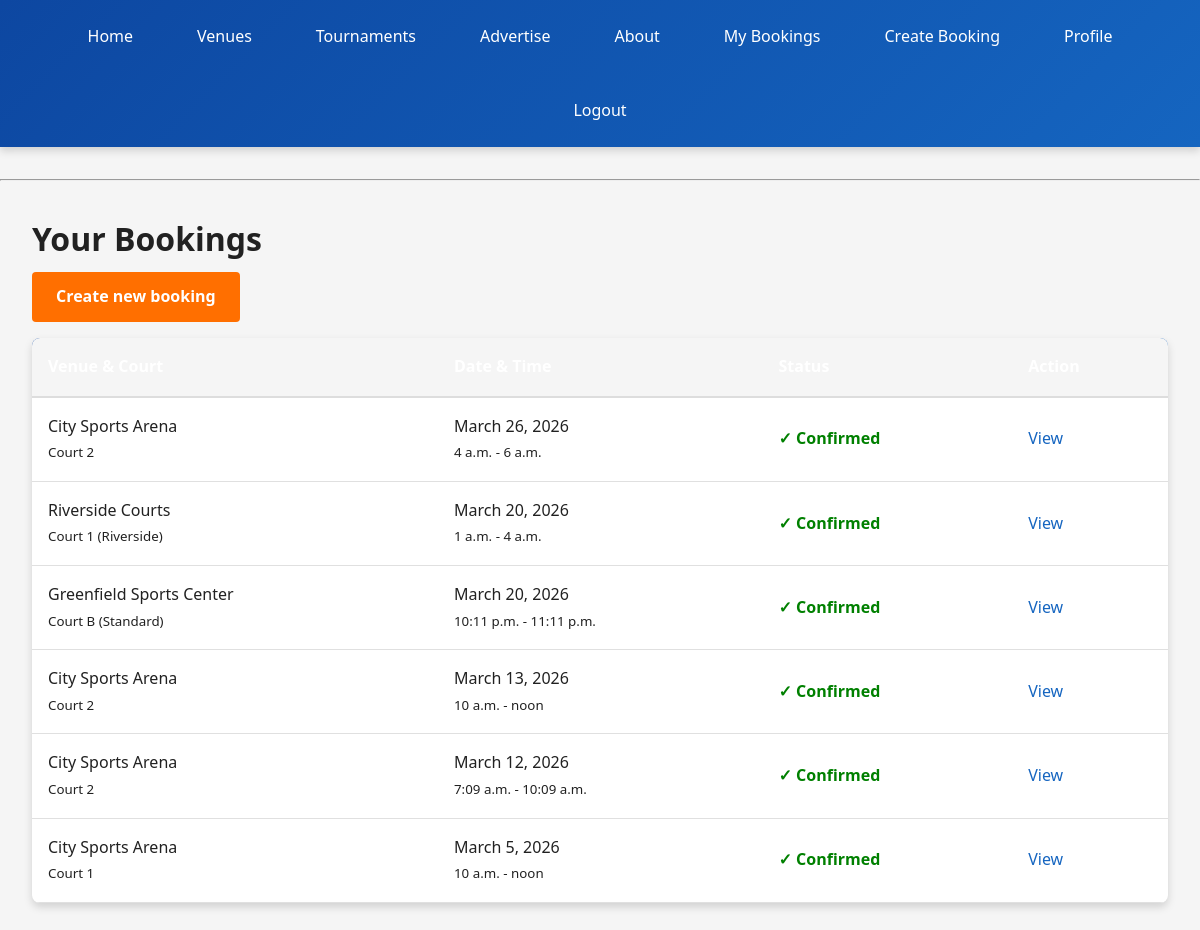
The app's page /booking/ (signed in), older data.
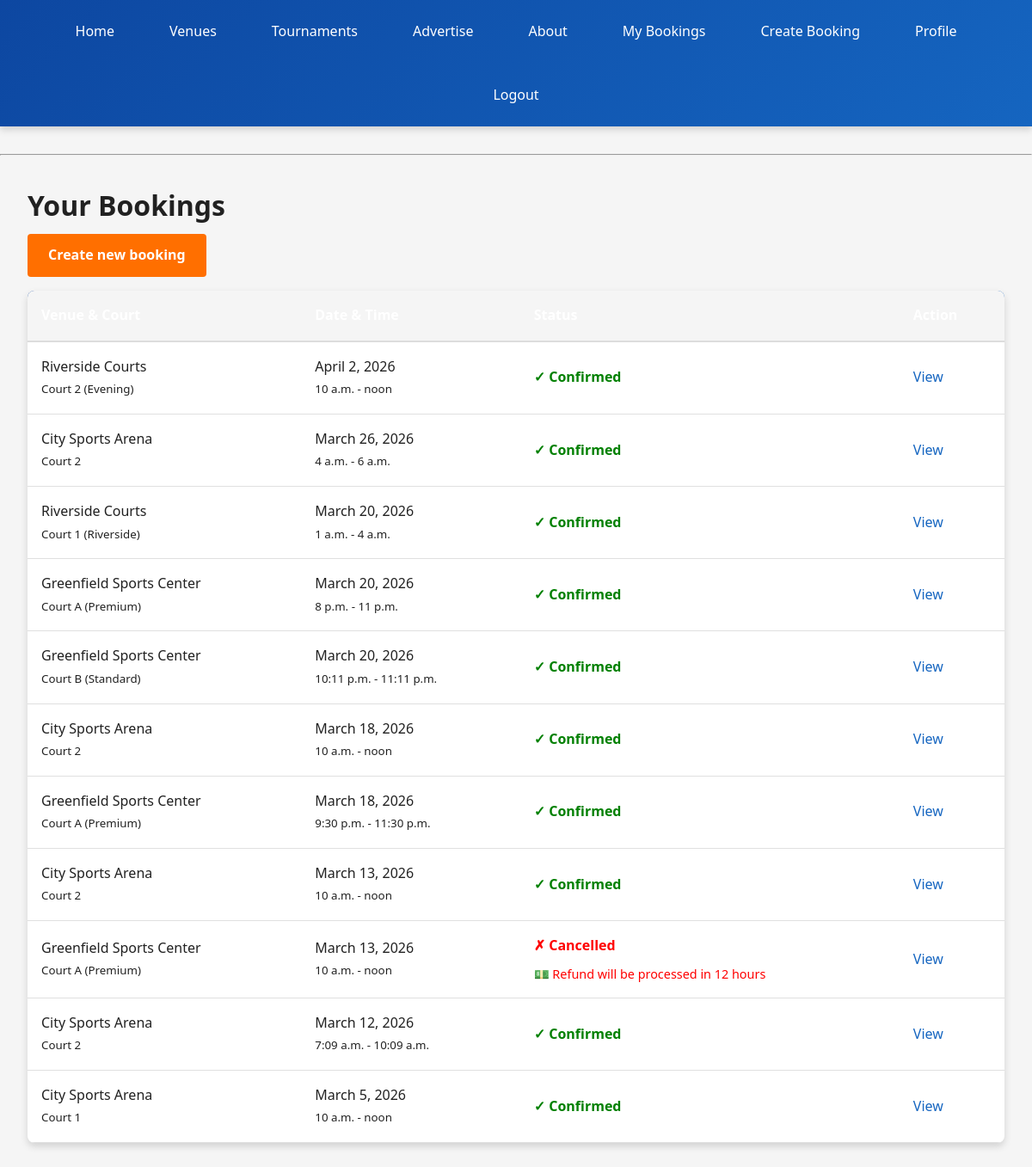
The same page, newer data.
### booking/models.py (models this page shows, shortened)
class Booking(models.Model):
    STATUS_CHOICES = (
        ('confirmed', 'Confirmed'),
        ('cancelled', 'Cancelled'),
        ('pending', 'Pending'),
        ('completed', 'Completed'),
    )
    user = models.ForeignKey(settings.AUTH_USER_MODEL, related_name='bookings', on_delete=models.CASCADE)
    court = models.ForeignKey(Court, related_name='bookings', on_delete=models.CASCADE)
    date = models.DateField()
    start_time = models.TimeField()
    end_time = models.TimeField()
    number_of_players = models.PositiveIntegerField(default=8)
    total_price = models.DecimalField(max_digits=10, decimal_places=2, default=0)
    status = models.CharField(max_length=20, choices=STATUS_CHOICES, default='pending')
    notes = models.TextField(blank=True)
    created_at = models.DateTimeField(auto_now_add=True)
    updated_at = models.DateTimeField(auto_now=True)
    class Meta:
        ordering = ['-date', 'start_time']
        unique_together = ('court', 'date', 'start_time', 'status')

class Court(models.Model):
    venue = models.ForeignKey(Venue, related_name='courts', on_delete=models.CASCADE)
    name = models.CharField(max_length=50)
    capacity = models.PositiveIntegerField(default=8)
    price_per_hour = models.DecimalField(max_digits=10, decimal_places=2, default=500)
    description = models.TextField(blank=True)
    is_active = models.BooleanField(default=True)
    class Meta:
        ordering = ['name']

class Venue(models.Model):
    name = models.CharField(max_length=100)
    address = models.TextField(blank=True)
    city = models.CharField(max_length=100, blank=True)
    phone = models.CharField(max_length=15, blank=True)
    email = models.EmailField(blank=True)
    description = models.TextField(blank=True)
    rating = models.FloatField(default=4.5, validators=[MinValueValidator(0), MaxValueValidator(5)])
    created_at = models.DateTimeField(default=timezone.now)
    class Meta:
        ordering = ['name']

### booking/views.py (the view)
# urls.py: path('', booking_list, name='booking_list'),
@login_required
def booking_list(request):
    bookings = Booking.objects.filter(user=request.user).order_by('-date', 'start_time')
    return render(request, 'booking/booking_list.html', {'bookings': bookings})

### booking/context_processors.py (called while the page is built)
def active_ads(request):
    today = timezone.now().date()
    active_ads_qs = Advertisement.objects.filter(is_active=True, start_date__lte=today, end_date__gte=today)
    ads_by_position = {choice[0]: [] for choice in Advertisement.POSITION_CHOICES}
    for ad in active_ads_qs:
        ads_by_position.setdefault(ad.position, []).append(ad)
    return {
        'active_ads': ads_by_position,
    }

### myproject/context_processors.py (called while the page is built)
def admin_email(request):
    return {'ADMIN_EMAIL': settings.ADMIN_EMAIL}

### templates/booking/booking_list.html
{% extends 'base.html' %}
{% block content %}
<div class="container">
    <h2>Your Bookings</h2>
    <p><a href="{% url 'booking_create' %}" class="btn btn-primary">Create new booking</a></p>
    {% if bookings %}
        <table style="width:100%; border-collapse:collapse; margin-top:1rem;">
            <thead>
                <tr style="background:#f5f5f5; border-bottom:2px solid #ddd;">
                    <th style="padding:1rem; text-align:left;">Venue & Court</th>
                    <th style="padding:1rem; text-align:left;">Date & Time</th>
                    <th style="padding:1rem; text-align:left;">Status</th>
                    <th style="padding:1rem; text-align:left;">Action</th>
                </tr>
            </thead>
            <tbody>
                {% for b in bookings %}
                    <tr style="border-bottom:1px solid #eee;">
                        <td style="padding:1rem;">{{ b.court.venue.name }}<br><small>{{ b.court.name }}</small></td>
                        <td style="padding:1rem;">{{ b.date }}<br><small>{{ b.start_time }} - {{ b.end_time }}</small></td>
                        <td style="padding:1rem;">
                            <strong>
                                {% if b.status == 'confirmed' %}
                                    <span style="color:green;">✓ Confirmed</span>
                                {% elif b.status == 'pending' %}
                                    <span style="color:orange;">⏳ Awaiting Approval</span>
                                {% elif b.status == 'cancelled' %}
                                    <span style="color:red;">✗ Cancelled</span>
                                {% elif b.status == 'completed' %}
                                    <span style="color:blue;">✓ Completed</span>
                                {% else %}
                                    {{ b.get_status_display }}
                                {% endif %}
                            </strong>
                            {% if b.status == 'cancelled' %}
                                <div style="color:red; font-size:0.9rem; margin-top:0.5rem;">
                                    💵 Refund will be processed in 12 hours
                                </div>
                            {% endif %}
                        </td>
                        <td style="padding:1rem;">
                            <a href="{% url 'booking_detail' b.pk %}" style="color:#1565c0;">View</a>
                        </td>
                    </tr>
                {% endfor %}
            </tbody>
        </table>
    {% else %}
        <p>No bookings yet. <a href="{% url 'booking_create' %}">Create one now</a>!</p>
    {% endif %}
</div>
{% endblock %}

Row changes from the older to the newer data that the page shows:
added Booking: court.venue.name "Riverside Courts", court.name "Court 2 (Evening)", date "April 2, 2026", start_time "10 a.m.", end_time "noon", status "✓ Confirmed"
added Booking: court.venue.name "Greenfield Sports Center", court.name "Court A (Premium)", date "March 20, 2026", start_time "8 p.m.", end_time "11 p.m.", status "✓ Confirmed"
added Booking: court.venue.name "City Sports Arena", court.name "Court 2", date "March 18, 2026", start_time "10 a.m.", end_time "noon", status "✓ Confirmed"
added Booking: court.venue.name "Greenfield Sports Center", court.name "Court A (Premium)", date "March 18, 2026", start_time "9:30 p.m.", end_time "11:30 p.m.", status "✓ Confirmed"
added Booking: court.venue.name "Greenfield Sports Center", court.name "Court A (Premium)", date "March 13, 2026", start_time "10 a.m.", end_time "noon", status "✗ Cancelled"
